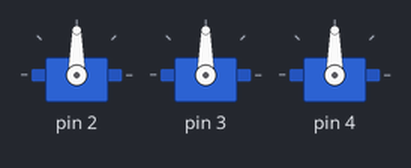
Simulated run of this sketch. Board: Arduino Uno, built with avr-gcc and run on an emulated ATmega328P. On the bench: 3 × servo.

Above: at 0.05 s.
At 2.45 s:
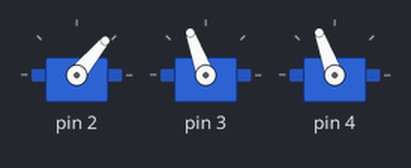
At 3.2 s:
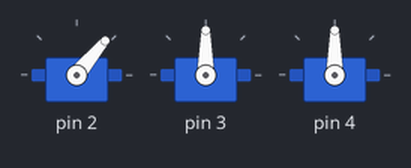
At 4.0 s:
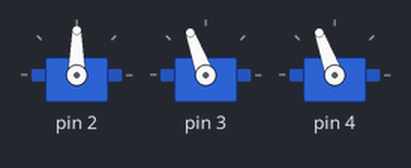
Timing chart, 0 to 5.7 s (numbered marks = the images above):
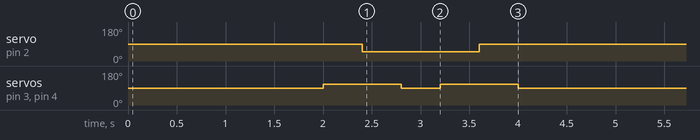

The sketch:

LegTester.ino
```cpp
#include <Servo.h>


class Leg
{
private:
    struct
    {
        Servo coxa;
        Servo femur;
        Servo tibia;
    } servos;
    struct
    {
        int coxa;
        int femur;
        int tibia;
    } positions;

    void write()
    {
        servos.coxa.write(positions.coxa);
        servos.femur.write(positions.femur);
        servos.tibia.write(positions.tibia);
    }
public:
    Leg() {}
    void init(uint8_t coxa_pin, uint8_t femur_pin, uint8_t tibia_pin)
    {
        servos.coxa.attach(coxa_pin);
        servos.femur.attach(femur_pin);
        servos.tibia.attach(tibia_pin);
    }
    void reset()
    {
        positions.coxa = 90;
        positions.femur = 90;
        positions.tibia = 90;
        write();
    }

    void up(int a)
    {
        positions.femur += a;
        positions.tibia += a;
        write();
    }

    void down(int a)
    {
        positions.femur -= a;
        positions.tibia -= a;
        write();
    }

    void move(int a)
    {
        positions.coxa -= a;
        write();
    }
};

Leg leg;
int delayt = 400;

void setup()
{
    leg.init(2, 3, 4);
    leg.reset();
    Serial.begin(9600);
}

void loop() {
    leg.reset();
    delay(delayt*5);
    leg.up(20);
    delay(delayt);
    leg.move(40);
    delay(delayt);
    leg.down(20);
    delay(delayt);
    leg.up(20);
    delay(delayt);
    leg.move(-40);
    delay(delayt);
    leg.down(20);
    delay(delayt);
}
```

Measured:
- by itself, servo on pin 2: alternates 90° for 3.2 s and 50° for 1.2 s
- by itself, servo on pin 3, servo on pin 4: repeats every 4.4 s: 90° 0.40 s, 110° 0.80 s, 90° 2.4 s, 110° 0.80 s
